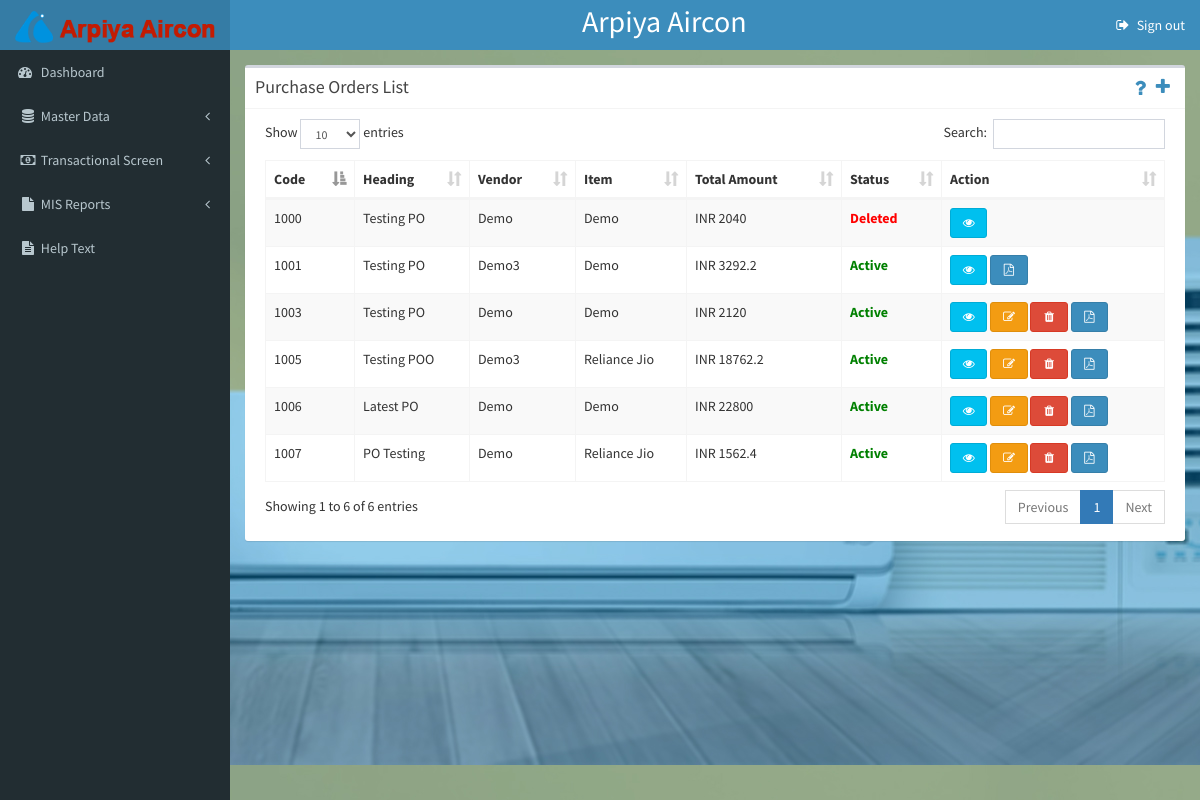
Page /index.php/admin/poList (signed in) on the committed database.
### tables this page shows
CREATE TABLE `pos` (
  `id` int(10) NOT NULL,
  `code` int(10) NOT NULL,
  `heading` varchar(100) NOT NULL,
  `vendor_id` int(10) NOT NULL,
  `item_id` int(10) NOT NULL,
  `currency` varchar(100) NOT NULL,
  `flag` int(4) NOT NULL DEFAULT 1,
  `created_by` int(4) NOT NULL,
  `created_on` date NOT NULL,
  `modified_by` int(4) NOT NULL,
  `modified_on` date NOT NULL
);

CREATE TABLE `items` (
  `id` int(10) NOT NULL,
  `code` int(10) NOT NULL,
  `name` varchar(100) NOT NULL,
  `manufacturer_id` int(10) NOT NULL,
  `storage` varchar(100) NOT NULL,
  `material_id` int(10) NOT NULL,
  `UoM_id` int(10) NOT NULL,
  `safety_stock` int(10) NOT NULL,
  `price` float NOT NULL,
  `hsn` varchar(100) DEFAULT NULL,
  `part_no` varchar(100) DEFAULT NULL,
  `drawing_no` varchar(100) DEFAULT NULL,
  `short_desc` varchar(100) DEFAULT NULL,
  `long_desc` varchar(100) DEFAULT NULL,
  `created_by` int(10) NOT NULL,
  `created_on` datetime NOT NULL,
  `flag` int(4) NOT NULL COMMENT '0-Deactive, 1-Active'
);

CREATE TABLE `suppliers` (
  `id` int(10) NOT NULL,
  `code` int(10) NOT NULL,
  `name` varchar(100) NOT NULL,
  `email` varchar(100) NOT NULL,
  `mobile` int(10) NOT NULL,
  `phone1` int(10) NOT NULL,
  `phone2` int(10) NOT NULL,
  `person1` varchar(100) NOT NULL,
  `person2` varchar(100) NOT NULL,
  `address1` varchar(100) NOT NULL,
  `address2` varchar(100) NOT NULL,
  `city` varchar(100) NOT NULL,
  `state` varchar(100) NOT NULL,
  `country` varchar(100) NOT NULL,
  `pin` int(10) NOT NULL,
  `flag` int(4) NOT NULL,
  `created_by` int(4) NOT NULL,
  `created_on` date NOT NULL,
  `modified_by` int(4) NOT NULL,
  `modified_on` date NOT NULL
);

CREATE TABLE `po_details` (
  `id` int(10) NOT NULL,
  `po_id` int(10) NOT NULL,
  `base_amount` float NOT NULL,
  `tax_type` int(4) NOT NULL COMMENT '1-GST, 2-IGST',
  `tax_percentage` int(10) NOT NULL,
  `tax_amount` float NOT NULL,
  `discount` int(10) NOT NULL,
  `insurance` float NOT NULL,
  `freight` float NOT NULL,
  `custom` float NOT NULL,
  `packaging` float NOT NULL,
  `extra` float NOT NULL,
  `total_po_amount` float NOT NULL,
  `quantity` float NOT NULL,
  `delivery_qty1` int(10) NOT NULL,
  `delivery_qty2` int(10) NOT NULL,
  `delivery_qty3` int(10) NOT NULL,
  `amount` float NOT NULL,
  `storage` varchar(100) NOT NULL,
  `delivery_date` date NOT NULL,
  `delivery_date2` date DEFAULT NULL,
  `delivery_date3` date DEFAULT NULL,
  `ppu` varchar(100) NOT NULL COMMENT 'price per unit',
  `hsn` varchar(100) NOT NULL,
  `recipient` varchar(100) NOT NULL
);

### application/views/admin/common/admin_layout.php (called while the page is built, shortened)
<?php
$this->load->view('admin/common/admin_header');
$this->load->view('admin/common/admin_menu');
$this->load->view($subview);
?>

### application/controllers/Admin.php (called while the page is built, shortened)
<?php
class Admin extends CI_Controller {
	public function __construct() {
		$this->load->library('session');
		$this->load->model('Admin_model');
		$this->load->model('Customer_model');
		$this->load->model('Supplier_model');
		$this->load->model('Service_model');
		$this->load->model('Po_model');
		$this->load->model('Gr_model');
		$this->load->model('Gi_model');
		$this->load->model('Helptext_model');
	}
	public function poList()
	{
		$data['helptext'] = $this->Admin_model->getHelptext('POs');
		$this->db->select('pos.*, po_details.total_po_amount, items.name as item_name, suppliers.name as supplier_name');
		$this->db->join('po_details', 'po_details.po_id = pos.id');
		$this->db->join('items', 'pos.item_id = items.id');
		$this->db->join('suppliers', 'pos.vendor_id = suppliers.id');
		$pos = $this->db->get('pos')->result();
		foreach($pos as $po){
			$po->grs = $this->db->select('COUNT(grs.id) as grs')->where(array('po_id' => $po->id, 'flag' => 1))->get('grs')->row()->grs;
		}
		$data['pos'] = $pos;
		$data['subview'] = 'admin/poList';
		$this->load->view('admin/common/admin_layout', $data);
	}
}

### index.php (called while the page is built, shortened)
<?php
require_once BASEPATH.'core/CodeIgniter.php';

### application/views/admin/poList.php (the view, shortened to what this page needs)
<link rel="stylesheet" href="<?php echo base_url(); ?>assets/css/sweetalert.css">
      <div class="content-wrapper">
        <section class="content">
        <div class="box">
                <div class="box-header with-border">
                  <h3 class="box-title">Purchase Orders List</h3>
                  <a href="<?php echo base_url().'addPo'; ?>" alt="Add PO" class="fa fa-plus" style="float: right;" data-toggle="tooltip" data-placement="left" title="Add PO"></a>
                  <div class="tool">
                    <a class="fa fa-question tool" style="float: right;" data-toggle="tooltip" data-placement="left" title=""></a>
                  </div>
                </div>
                <div class="box-body">
                  <table id="POList" class="table table-bordered table-striped" style="width:100%;">
                    <thead>
                      <tr>
                        <th>Code</th>
                        <th>Heading</th>
                        <th>Vendor</th>
                        <th>Item</th>
                        <th>Total Amount</th>
                        <th>Status</th>
                        <th>Action</th>
                      </tr>
                    </thead>
                    <tbody>
                      <?php foreach($pos as $s){ ?>
                      <tr>
                      <td><?php echo $s->code; ?></td>
                      <td><?php echo $s->heading; ?></td>
                      <td><?php echo $s->item_name; ?></td>
                      <td><?php echo $s->supplier_name; ?></td>
                      <td><?php echo $s->currency."  ".$s->total_po_amount; ?></td>
                      <td>
                          <?php if($s->flag == 1) { ?><span style="font-weight: bold; color: green;">Active</span>
                          <?php } else { ?><span style="font-weight: bold; color: red;">Deleted</span><?php } ?>
                      </td>
                      <td>
                        <a href="<?php echo base_url().'poDetails/'.$s->id ?>" class="btn btn-info btn-sm" data-toggle="tooltip" data-placement="top" title="View"><i class="fa fa-fw fa-eye"></i></a>
                        <?php if($s->flag == 1) { ?>
                          <?php if(!$s->grs) { ?>
                          <a href="<?php echo base_url().'editPo/'.$s->id ?>" class="btn btn-warning btn-sm"><i class="fa fa-fw fa-pencil-square-o" data-toggle="tooltip" data-placement="top" title="Edit"></i></a>
                          <a onClick="return JSconfirm('<?php echo $s->id; ?>','<?php echo $s->flag; ?>','<?php echo $s->heading; ?>');" class="btn btn-danger btn-sm"><i class="fa fa-fw fa-trash" data-toggle="tooltip" data-placement="top" title="Delete"></i></a>
                          <?php } ?>
                          <a href="<?php echo base_url().'admin/poPdfDownload/'.$s->id ?>" target="_blank" class="btn btn-primary btn-sm"><i class="fa fa-fw fa-file-pdf-o" data-toggle="tooltip" data-placement="top" title="View PDF"></i></a>
                        <?php } ?>
                      </td>
                      </tr>
                      <?php } ?>
                    </tbody>
                  </table>
                </div>
              </div>
        </section>
      </div>
    </div>

### assets/css/style.css (style rules this page uses)
.content-wrapper { background: url(../images/ac.jpg) center top; }
.tool { position: relative; float: right; padding-right:5px; }
.tool .fa { font-size: 20px; }

### rows in the picture
pos: code "1000", heading "Testing PO", item.name "Demo", suppliers.name "Demo", currency "INR", po_details.total_po_amount "2040", flag "Deleted"
pos: code "1001", heading "Testing PO", item.name "Demo3", suppliers.name "Demo", currency "INR", po_details.total_po_amount "3292.2", flag "Active"
pos: code "1003", heading "Testing PO", item.name "Demo", suppliers.name "Demo", currency "INR", po_details.total_po_amount "2120", flag "Active"
pos: code "1005", heading "Testing POO", item.name "Demo3", suppliers.name "Reliance Jio", currency "INR", po_details.total_po_amount "18762.2", flag "Active"
pos: code "1006", heading "Latest PO", item.name "Demo", suppliers.name "Demo", currency "INR", po_details.total_po_amount "22800", flag "Active"
pos: code "1007", heading "PO Testing", item.name "Demo", suppliers.name "Reliance Jio", currency "INR", po_details.total_po_amount "1562.4", flag "Active"
